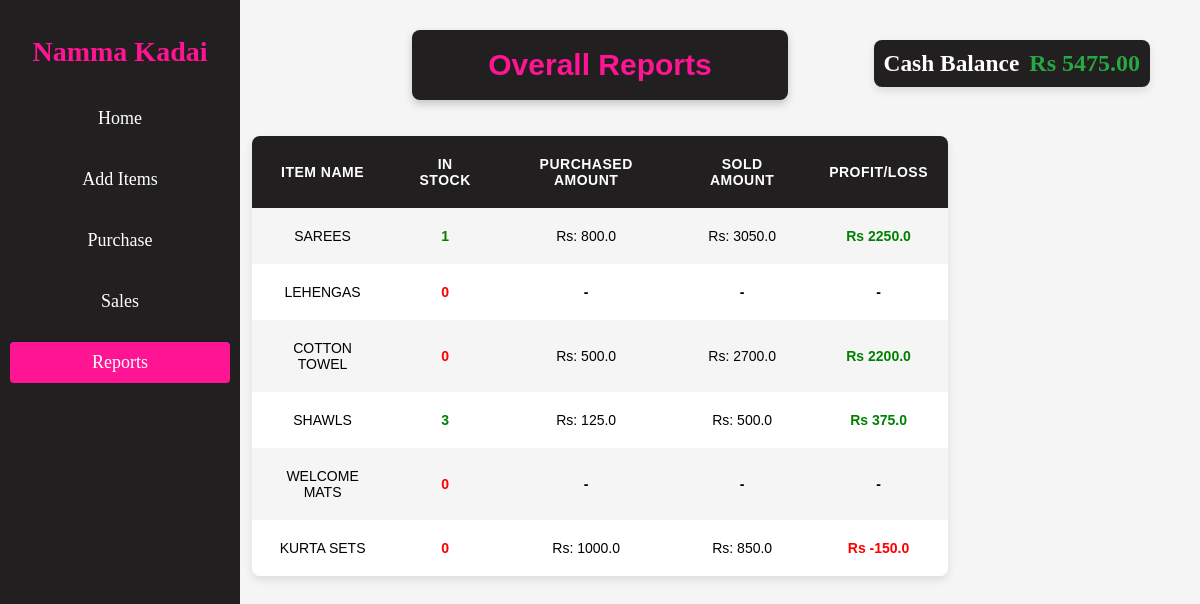
Page /reports on the committed database.
### models.py (models this page shows)
class CompanyModel(db.Model):
    __tablename__='company'
    id = db.Column(db.Integer, primary_key=True)
    company_name=db.Column(db.String(),nullable=False)
    cash_balance=db.Column(db.Float,default=1000.00)

class ItemModel(db.Model):
    __tablename__ ='item'
    item_id=db.Column(db.Integer,primary_key=True)
    item_name=db.Column(db.String(),nullable=False)
    qty=db.Column(db.Integer,default=0,nullable=False)  # Bonus column for item quantity

### App.py (the view)
@app.route('/reports',methods=['GET','POST'])
def reports():
    items = ItemModel.query.all()
    reports= []  # A list to store
    for item in items:
        total_purchased_qty = db.session.query(func.sum(PurchaseModel.qty)).filter_by(item_id=item.item_id).scalar() or 0
        total_purchased_amount = db.session.query(func.sum(PurchaseModel.amount)).filter_by(item_id=item.item_id).scalar() or 0
        total_sold_qty = db.session.query(func.sum(SalesModel.qty)).filter_by(item_id=item.item_id).scalar() or 0
        total_sold_amount = db.session.query(func.sum(SalesModel.amount)).filter_by(item_id=item.item_id).scalar() or 0
        profit_or_loss=0
        if total_sold_amount !=0 and total_purchased_amount!=0:
            profit_or_loss = total_sold_amount - total_purchased_amount
        reports.append({
            'item_name': item.item_name,
            'total_purchased_qty': total_purchased_qty,
            'total_sold_qty': total_sold_qty,
            'total_purchased_amount': total_purchased_amount,
            'total_sold_amount': total_sold_amount,
            'profit_or_loss':profit_or_loss,
            'available_qty':item.qty
        })
    company=CompanyModel.query.first()
    no_items =len(items)==0
    company.cash_balance=f'{company.cash_balance:.2f}'
    return render_template('reports.html',reports=reports,company=company,no_items=no_items)

### App.py (called while the page is built)
@app.context_processor
def inject_path():
    return {'current_path': request.path}

### templates/reports.html (shortened to what this page needs)
<!DOCTYPE html>
<html>
<head>
    <link rel="stylesheet" href="static/reports.css">
</head>
<body>
    <div class="sidebar">
        <h2>Namma Kadai</h2>
        <a href="{{ url_for('home') }}">Home</a>
        <a href="{{ url_for('additems') }}">Add Items</a>
        <a href="{{ url_for('purchase') }}">Purchase</a>
        <a href="{{ url_for('sale') }}">Sales</a>
        <a href="{{ url_for('reports')}}"
            class="{% if current_path == url_for('reports') %}active{% endif %}">Reports</a>
    </div>
    <div class="title-bar">
        <h2>Overall Reports</h2>
    </div>
    <div class="balance-container">
        <h3>Cash Balance</h3>
        <div class="balance-amount">Rs {{company.cash_balance}}</div>
    </div>
    <div class="container">
        <table>
            <thead>
                <tr>
                    <th>Item Name</th>
                    <th>In Stock</th>
                    <th>Purchased Amount</th>
                    <th>Sold Amount</th>
                    <th>Profit/Loss</th>
                </tr>
            </thead>
            <tbody>
                {% if no_items %}
                <tr>
                    <td colspan="5" style="text-align: center;">No Items Purchased or Sold</td>
                </tr>
                {% else %}
                {% for item in reports %}
                <tr>
                    <td>{{ item.item_name }}</td>
                    <td class="{% if item['available_qty'] == 0 %}loss{% else %}profit{% endif %}">
                        {%if item['available_qty'] == 0 %}
                        {{ item['available_qty'] }}
                        {% else %}
                        {{ item['available_qty'] }}
                        {% endif %}
                    </td>
                    <td class="{% if item['total_purchased_amount'] == 0 %} zero{% endif %}">
                        {% if item['total_purchased_amount']==0 %}
                        -
                        {% else %}
                        Rs: {{item['total_purchased_amount']}}
                        {% endif %}
                    </td>
                    <td class="{% if item['total_sold_amount'] == 0 %} zero{% endif %}">
                        {% if item['total_sold_amount']==0 %}
                        -
                        {% else %}
                        Rs: {{item['total_sold_amount']}}
                        {% endif %}
                    </td>
                    <td
                        class="{% if item['profit_or_loss'] < 0 %}loss {% elif item['profit_or_loss'] == 0 %} zero {% else %}profit{% endif %}">
                        {% if item['profit_or_loss'] < 0 %} Rs {{ item['profit_or_loss'] | round(2) }} {% elif
                            item['profit_or_loss']==0 %} - {% else %} Rs {{ item['profit_or_loss'] | round(2) }} {%endif
                            %} </td>
                </tr>
                {% endfor %}
                {% endif %}
            </tbody>
        </table>
    </div>
</body>
</html>

### static/reports.css (style rules this page uses)
.sidebar { width: 200px; background-color: rgb(33, 31, 31); padding: 20px; position: fixed; height: 100%; top: 0; left: 0; display: flex; flex-direction: column; align-items: center; }
.sidebar h2 { font-size: 28px; margin-bottom: 20px; }
.sidebar a { font-size: 18px; color: white; text-decoration: none; margin: 10px 0; display: block; text-align: center; padding: 10px; width: 100%; border-radius: 4px; background-color: rgb(33, 31, 31); transition: background-color 0.3s; }
.sidebar a.active { background-color: deeppink; }
.balance-container { display: flex; align-items: center; justify-content: flex-end; padding: 10px; background-color: rgb(33, 31, 31); font-size: 20px; font-weight: bold; color: white; border-radius: 8px; box-shadow: 0px 4px 8px rgba(0, 0, 0, 0.1); position: absolute; top: 40px; right: 50px; }
.balance-container h3 { margin: 0; padding-right: 10px; }
.balance-amount { font-size: 24px; color: #28a745; }
.title-bar h2 { margin: 10px; text-align: center; color: deeppink; font-family: Arial, sans-serif; }
.title-bar { display: block; align-items: center; flex-direction: column; padding: 8px; font-size: 20px; position: fixed; margin-top: 10px; left: 50%; transform: translateX(-50%); z-index: 1000; border-radius: 8px; box-shadow: 0 4px 8px rgba(0, 0, 0, 0.2); width: 30%; background-color: rgb(33, 31, 31); }
body { background-color: whitesmoke; margin: 0; padding: 20px; }
h2 { margin-top: 8%; text-align: center; color: deeppink; }
.container { margin-top: 10%; }
.profit { color: green; font-weight: bold; }
.loss { color: red; font-weight: bold; }
.zero { color: black; font-weight: bold; }
table { margin: auto; margin-left: 20%; width: 60%; border-collapse: collapse; margin-top: 20px; box-shadow: 0px 4px 8px rgba(0, 0, 0, 0.1); font-family: Arial, sans-serif; border-radius: 8px; overflow: hidden; color: black; }
th, td { padding: 20px 20px; text-align: center; font-size: 14px; font-weight: 500; }
th { background-color: rgb(33, 31, 31); color: white; font-weight: bold; text-transform: uppercase; letter-spacing: 0.5px; }
tr:nth-child(even) { background-color: white; }
tr:nth-child(odd) { background-color: whitesmoke; }

### rows in the picture
CompanyModel: cash_balance "5475.00"
ItemModel: item_name "SAREES", available_qty "1", total_purchased_amount "800.0", total_sold_amount "3050.0", profit_or_loss "2250.0"
ItemModel: item_name "LEHENGAS", available_qty "0"
ItemModel: item_name "COTTON TOWEL", available_qty "0", total_purchased_amount "500.0", total_sold_amount "2700.0", profit_or_loss "2200.0"
ItemModel: item_name "SHAWLS", available_qty "3", total_purchased_amount "125.0", total_sold_amount "500.0", profit_or_loss "375.0"
ItemModel: item_name "WELCOME MATS", available_qty "0"
ItemModel: item_name "KURTA SETS", available_qty "0", total_purchased_amount "1000.0", total_sold_amount "850.0", profit_or_loss "-150.0"
